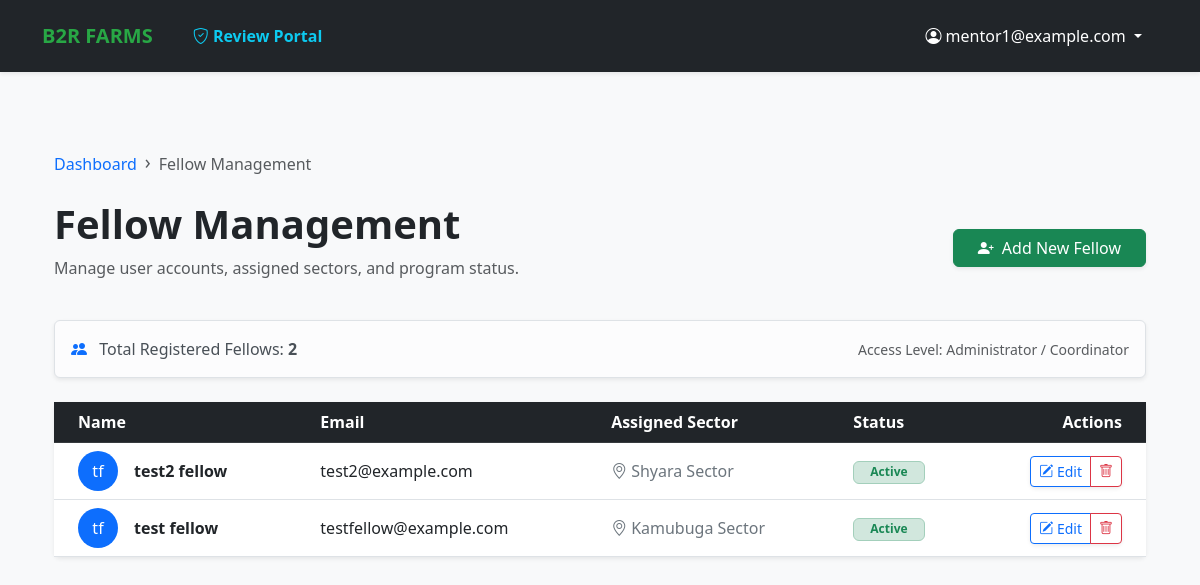
The app's page /fellows/ (signed in) with its own data.
### fellows/models.py (models this page shows, shortened)
class Fellow(models.Model):
    class Status(models.TextChoices):
        ACTIVE = 'ACTIVE', 'Active'
        INACTIVE = 'INACTIVE', 'Inactive'
        COMPLETED = 'COMPLETED', 'Completed'
        ON_LEAVE = 'ON_LEAVE', 'On Leave'
    user = models.OneToOneField(
        User,
        on_delete=models.CASCADE,
        related_name='fellow_profile'
    )
    university = models.CharField(max_length=100)
    degree_field = models.CharField(max_length=100)
    graduation_year = models.IntegerField()
    assigned_sector = models.ForeignKey(
        Sector,
        on_delete=models.SET_NULL,
        null=True,
        related_name='fellows'
    )
    mentor = models.ForeignKey(
        'mentors.Mentor',
        on_delete=models.SET_NULL,
        null=True,
        blank=True, # Allows saving a fellow before a mentor is assigned
        related_name='fellows',
        help_text="The professional mentor supervising this fellow."
    )
    fellowship_start_date = models.DateField()
    fellowship_end_date = models.DateField(null=True, blank=True)
    status = models.CharField(
        max_length=10,
        choices=Status.choices,
        default=Status.ACTIVE
    )
    training_completed = models.BooleanField(default=False)
    class Meta:
        ordering = ['user__last_name', 'user__first_name']
        verbose_name = "Fellow"
        verbose_name_plural = "Fellows"

### locations/models.py (models this page shows)
class Sector(models.Model):
    district = models.ForeignKey(
        District,
        on_delete=models.CASCADE,
        related_name='sectors'
    )
    name = models.CharField(max_length=100)
    code = models.CharField(max_length=10, blank=True, null=True)
    class Meta:
        unique_together = ('name', 'district')
        ordering = ['district__province__name', 'district__name', 'name']
    def __str__(self):
        return f"{self.name} Sector"

### fellows/views.py (the view)
# urls.py: path('', views.fellow_list_view, name='fellow_list'),
@user_passes_test(is_admin_or_coordinator)
def fellow_list_view(request):
    fellows = Fellow.objects.all().order_by('-id')
    return render(request, 'fellows/fellow_list.html', {'fellows': fellows})

### fellows/views.py (called while the page is built)
def is_admin_or_coordinator(user):
    return user.is_staff or user.groups.filter(name='Coordinator').exists()

### fellows/templates/fellows/fellow_list.html (shortened to what this page needs)
{% extends "base.html" %}
{% block content %}
<div class="container mt-5">
    <nav aria-label="breadcrumb" class="mb-4">
        <ol class="breadcrumb">
            <li class="breadcrumb-item"><a href="{% url 'fellow_dashboard' %}" class="text-decoration-none">Dashboard</a></li>
            <li class="breadcrumb-item active" aria-current="page">Fellow Management</li>
        </ol>
    </nav>
    <div class="d-flex justify-content-between align-items-center mb-4">
        <div>
            <h1 class="fw-bold text-dark">Fellow Management</h1>
            <p class="text-muted">Manage user accounts, assigned sectors, and program status.</p>
        </div>
        <a href="{% url 'fellow_create' %}" class="btn btn-success shadow-sm px-4">
            <i class="bi bi-person-plus-fill me-2"></i>Add New Fellow
        </a>
    </div>
    <div class="row mb-4">
        <div class="col-md-12">
            <div class="alert alert-light border shadow-sm d-flex justify-content-between align-items-center mb-0">
                <span>
                    <i class="bi bi-people-fill me-2 text-primary"></i>
                    Total Registered Fellows: <strong>{{ fellows.count }}</strong>
                </span>
                <span class="text-muted small">Access Level: Administrator / Coordinator</span>
            </div>
        </div>
    </div>
    <div class="card shadow-sm border-0">
        <div class="table-responsive">
            <table class="table table-hover align-middle mb-0">
                <thead class="table-dark">
                    <tr>
                        <th class="ps-4">Name</th>
                        <th>Email</th>
                        <th>Assigned Sector</th>
                        <th>Status</th>
                        <th class="text-end pe-4">Actions</th>
                    </tr>
                </thead>
                <tbody>
                    {% for fellow in fellows %}
                    <tr>
                        <td class="ps-4">
                            <div class="d-flex align-items-center">
                                <div class="bg-primary text-white rounded-circle d-flex align-items-center justify-content-center me-3" style="width: 40px; height: 40px;">
                                    {{ fellow.user.first_name|first }}{{ fellow.user.last_name|first }}
                                </div>
                                <span class="fw-bold">{{ fellow.user.get_full_name }}</span>
                            </div>
                        </td>
                        <td>{{ fellow.user.email }}</td>
                        <td>
                            <span class="text-secondary">
                                <i class="bi bi-geo-alt me-1"></i>{{ fellow.assigned_sector|default:"Unassigned" }}
                            </span>
                        </td>
                        <td>
                            {% if fellow.status == 'ACTIVE' %}
                                <span class="badge bg-success-subtle text-success border border-success-subtle px-3">Active</span>
                            {% elif fellow.status == 'INACTIVE' %}
                                <span class="badge bg-secondary-subtle text-secondary border border-secondary-subtle px-3">Inactive</span>
                            {% else %}
                                <span class="badge bg-warning-subtle text-warning border border-warning-subtle px-3">{{ fellow.status }}</span>
                            {% endif %}
                        </td>
                        <td class="text-end pe-4">
                            <div class="btn-group shadow-sm" role="group">
                                <a href="{% url 'fellow_edit' fellow.pk %}" class="btn btn-sm btn-outline-primary" title="Edit Fellow">
                                    <i class="bi bi-pencil-square"></i> Edit
                                </a>
                                <a href="{% url 'fellow_delete' fellow.pk %}" class="btn btn-sm btn-outline-danger" title="Delete Fellow">
                                    <i class="bi bi-trash"></i>
                                </a>
                            </div>
                        </td>
                    </tr>
                    {% endfor %}
                </tbody>
            </table>
        </div>
    </div>
</div>
{% endblock %}

### bridge2Rwanda_fellowship_management_system/templates/base.html (shortened to what this page needs)
{% load static %}
<!DOCTYPE html>
<html lang="en">
<head>
    <link href="https://cdn.jsdelivr.net/npm/bootstrap@5.3.0/dist/css/bootstrap.min.css" rel="stylesheet">
    <link rel="stylesheet" href="https://cdn.jsdelivr.net/npm/bootstrap-icons@1.10.0/font/bootstrap-icons.css">
</head>
<body>
    <nav class="navbar navbar-expand-lg navbar-dark bg-dark shadow-sm py-3">
        <div class="container">
            <a class="navbar-brand" href="/">B2R FARMS</a>
            <div class="collapse navbar-collapse" id="navbarNav">
                <ul class="navbar-nav me-auto">
                    {% if user.is_authenticated %}
                        {% if user.is_staff or user.mentor or user.is_superuser %}
                        <li class="nav-item ms-lg-3">
                            <a class="nav-link text-info fw-bold" href="{% url 'mentor_dashboard' %}">
                                <i class="bi bi-shield-check"></i> Review Portal
                            </a>
                        </li>
                        {% endif %}
                    {% endif %}
                </ul>
                <ul class="navbar-nav ms-auto">
                    {% if user.is_authenticated %}
                        <li class="nav-item dropdown">
                            <a class="nav-link dropdown-toggle btn btn-outline-secondary btn-sm px-3 text-white" href="#" id="userDropdown" role="button" data-bs-toggle="dropdown">
                                <i class="bi bi-person-circle"></i> {{ user.email }}
                            </a>
                        </li>
                    {% else %}
                        <li class="nav-item">
                            <a class="btn btn-success btn-sm px-4" href="{% url 'login' %}">Login</a>
                        </li>
                    {% endif %}
                </ul>
            </div>
        </div>
    </nav>
    <main class="container py-2">
        {% block content %}{% endblock %}
    </main>
</body>
</html>

### bridge2Rwanda_fellowship_management_system/templates/base.html (style rules this page uses)
.navbar-brand { font-weight: 800; color: #28a745 !important; }
body { background-color: #f8f9fa; font-family: 'Segoe UI', sans-serif; }

### fellows/templates/fellows/fellow_list.html (style rules this page uses)
.breadcrumb-item + .breadcrumb-item::before { content: "›"; font-size: 1.2rem; line-height: 1; vertical-align: middle; }

### records on screen
Fellow: user.first_name|first "t", user.last_name|first "f", user.get_full_name "test2 fellow", user.email "test2@example.com", assigned_sector "Shyara Sector", status "Active"
Fellow: user.first_name|first "t", user.last_name|first "f", user.get_full_name "test fellow", user.email "testfellow@example.com", assigned_sector "Kamubuga Sector", status "Active"

### other values on screen
{{ user.email }} "mentor1@example.com"
{{ fellows.count }} "2"
